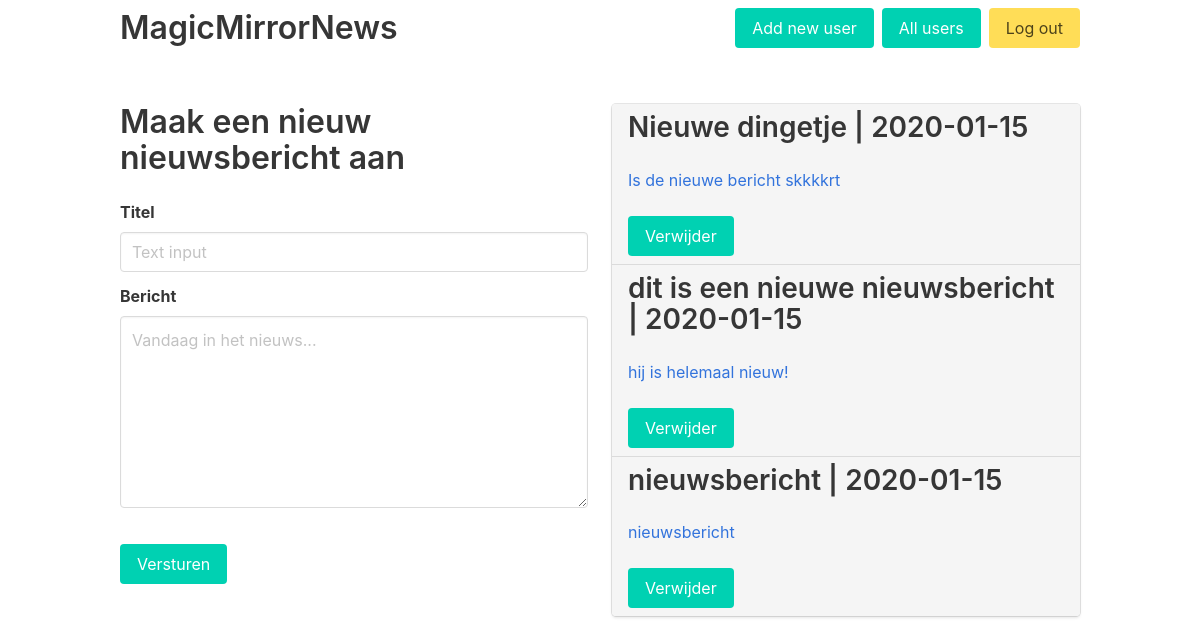
/news/ (signed in), run on the app's committed database.
### flask_models.py (models this page shows, shortened)
class Post(db.Model):
    id = db.Column(db.Integer, primary_key=True)
    title = db.Column(db.String(128), nullable=False)
    content = db.Column(db.String(280), nullable=False)
    date_posted = db.Column(db.DateTime, nullable=False, default=datetime.now)
    active = db.Column(db.Integer, nullable=False, default=1)

### app.py (the view)
@app.route('/news/')
@login_required
def index():
    all_posts = flask_models.Post.query.filter_by(active=1).all()
    return render_template('index.html', data=all_posts, admin=session.get("admin"))

### app.py (called while the page is built)
def login_required(f):
    @wraps(f)
    def wrap(*args, **kwargs):
        if 'logged_in' in session:
            return f(*args, **kwargs)
        else:
            flash("Log in om de nieuwswebsite te bekijken")
            return redirect('/news/login')
    return wrap

### templates/index.html (shortened to what this page needs)
{%extends 'base.html'%}
{%block content%}
<div class="columns">
    <div class="column is-6">
        <h2 class="title">Maak een nieuw nieuwsbericht aan</h2>
        <form action="/news/create" method="post">
            <div class="field">
                <label class="label">Titel</label>
                <div class="control">
                    <input class="input" type="text" placeholder="Text input" name="post_title" maxlength="32" required>
                </div>
            </div>
            <div class="field">
                <label class="label">Bericht</label>
                <textarea class="textarea" placeholder="Vandaag in het nieuws..." rows="7" name="post_content"
                    maxlength="280" required></textarea>
            </div>
            <br>
            <button class="button is-primary" type="submit">Versturen</button>
        </form>
    </div>
    <div class="column is-6">
        <div class="list">
            <form action="/news/delete" method="post">
                {% for item in data %}
                <a class="list-item">
                    <div class="content">
                        <h2 class="title">{{item.title}} | {{item.date_posted.strftime('%Y-%m-%d')}}</h2>
                        <p>{{item.content}}</p>
                    </div>
                    <button class="button is-primary" type="submit" name="deletebutton"
                        value="{{item.id}}">Verwijder</button>
                </a>
                {% endfor %}
            </form>
        </div>
    </div>
</div>
{%endblock%}

### templates/base.html (shortened to what this page needs)
<!DOCTYPE html>
<html>
<head>
    <link rel="stylesheet" href="{{url_for('static', filename='news_css/bulma.css')}}">
    <link rel="stylesheet" href="{{url_for('static', filename='news_js/functions.js')}}">
</head>
<body>
    {%if session%}
    <nav class="navbar" role="navigation" aria-label="main navigation">
        <div class="container">
            <div class="navbar-brand">
                <a class="navbar-item" href="/news">
                    <h1 class="title">MagicMirrorNews</h1>
                </a>
            </div>
            <div id="navbarBasicExample" class="navbar-menu">
                <div class="navbar-end">
                    <div class="navbar-item">
                        <div class="buttons">
                            {%if admin%}
                            <a class="button is-primary" href="/news/users/add">
                                Add new user
                            </a>
                            <a class="button is-primary" href="/news/users/manage">
                                All users
                            </a>
                            {%endif%}
                            <a class="button is-warning" href="/news/logout">
                                Log out
                            </a>
                        </div>
                    </div>
                </div>
            </div>
        </div>
    </nav>
    {%endif%}
    <section class="section">
        <div class="container">
            {%block content%}
            {%endblock%}
        </div>
    </section>
</body>
</html>

### data on the page
Post: title "Nieuwe dingetje", date_posted "2020-01-15", content "Is de nieuwe bericht skkkkrt", {{ item.id }} 2 (drawn)
Post: title "dit is een nieuwe nieuwsbericht", date_posted "2020-01-15", content "hij is helemaal nieuw!", {{ item.id }} 3 (drawn)
Post: title "nieuwsbericht", date_posted "2020-01-15", content "nieuwsbericht", {{ item.id }} 4 (drawn)
